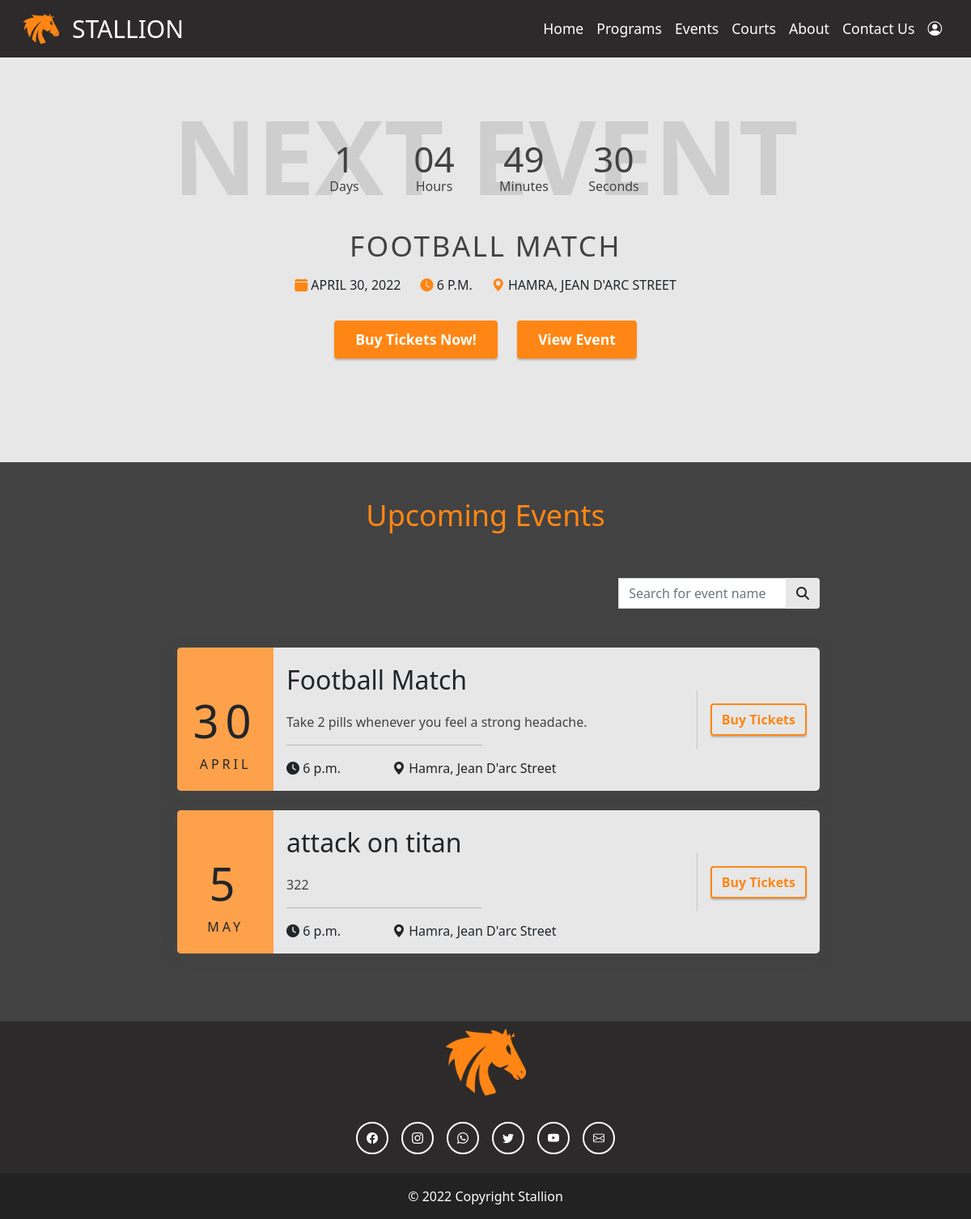
Screenshot of /events/ with the database file from the repository.
### stallion_website/models.py (models this page shows)
class Event(models.Model):
    class Meta:
        unique_together = ('datetime', 'location')
    name = models.CharField(max_length=200)
    datetime = models.DateTimeField()
    location = models.CharField(max_length=200)
    description = models.CharField(max_length=300)
    def __str__(self):
        return self.name
    @property
    def month_name(self):
        return calendar.month_name[self.datetime.month]
    @property
    def day_number(self):
        return self.datetime.date().day

### stallion_website/views.py (the view, shortened to what this page needs)
# urls.py: path('events/', views.events, name="events"),
def events(request):
    today = datetime.today()
    print("ALL EVENTS", Event.objects.all())
    events = Event.objects.filter(datetime__gt = today).order_by('datetime')
    next_event = None
    if len(events) != 0:
        next_event = events[0]
    if request.method == 'GET':
        context = {
            "events": events,
            "next_event": next_event
        }
        print(events)
        return render(request, 'stallion_website/events.html', context=context)

### stallion_website/templates/stallion_website/events.html (shortened to what this page needs)
{% load static %}
<!DOCTYPE html>
<html>
  <head>
    <link
      href="https://cdn.jsdelivr.net/npm/bootstrap@5.1.3/dist/css/bootstrap.min.css"
      rel="stylesheet"
    />
    <link
      rel="stylesheet"
      href="https://cdn.jsdelivr.net/npm/bootstrap-icons@1.5.0/font/bootstrap-icons.css"
    />
    <link
      rel="stylesheet"
      type="text/css"
      href="{% static '/css/events.css' %}"
    />
    <link
      rel="stylesheet"
      type="text/css"
      href="{% static '/css/next-event.css' %}"
    />
  </head>
  <body>
    {% include 'stallion_website/navbar.html' %}
    {% if next_event is not None %}
    <section id="nextEvent" class="container-fluid">
      <div class="row justify-content-center">
        <h1>Next Event</h1>
        <div class="d-flex justify-content-center py-4">
          <div class="counter-box">
            <div id="counter-days"></div>
            <div>Days</div>
          </div>
          <div class="counter-box">
            <div id="counter-hours"></div>
            <div>Hours</div>
          </div>
          <div class="counter-box">
            <div id="counter-minutes"></div>
            <div>Minutes</div>
          </div>
          <div class="counter-box">
            <div id="counter-seconds"></div>
            <div>Seconds</div>
          </div>
        </div>
        <h3 class="">{{next_event.name}}</h3>
        <div class="d-flex justify-content-center py-2 event-info">
          <div style="margin-right: 1.5rem">
            <i class="bi bi-calendar-fill"></i>
            <span>{{next_event.datetime.date}}</span>
          </div>
          <div style="margin-right: 1.5rem">
            <i class="bi bi-clock-fill"></i>
            <span>{{next_event.datetime.time}}</span>
          </div>
          <div>
            <i class="bi bi-geo-alt-fill"></i>
            <span>{{next_event.location}}</span>
          </div>
        </div>
        <div class="d-flex justify-content-center py-4">
          <a
            href="{% url 'buytickets' next_event.id %}"
            type="button"
            class="btn btn-primary primary-btn-stallion"
            width="175px"
            style="margin-right: 1.5rem"
          >
            Buy Tickets Now!
          </a>
          <a
            href="#{{next_event.id}}"
            type="button"
            class="btn btn-primary primary-btn-stallion"
            width="175px"
          >
            View Event
          </a>
        </div>
      </div>
    </section>
    {% endif %}
    <section id="event-list" class="container-fluid">
        <div class="row h-100" style="padding: 2.75rem 6.25rem;">
            <h1 class="text-center">Upcoming Events</h1>
            <div class="event-list-wrapper mx-auto">
              <form class="input-group mb-5 mt-4 ms-auto"
                action="{% url 'events' %}"
                method="POST">
                <input type="text" class="form-control" placeholder="Search for event name" name="filter">
                <button class="btn search-btn" type="button" id="button-addon2">
                  <i class="fa-solid fa-magnifying-glass"></i>
                </button>
              </form>
              {% if next_event is not None %}
              <ul class="event-list">
                {% for event in events %}
                  <li id="{{event.id}}" class="d-flex event-card">
                    <div class="event-card-date">
                      <div class="day">{{event.day_number}}</div>
                      <div class="month">{{event.month_name}}</div>
                    </div>
                    <div class="event-card-desc">
                      <div class="title">{{event.name}}</div>
                      <p class="">{{event.description}}</p>
                        <hr width="50%">
                      <div class="event-card-time-loc d-flex mt-auto">
                        <div>
                          <span>
                            <i class="fa-solid fa-clock"></i>
                            {{event.datetime.time}}
                          </span>
                        </div>
                        <div>
                          <span>
                            <i class="bi bi-geo-alt-fill"></i>
                            {{event.location}}
                          </span>
                        </div>
                      </div>
                    </div>
                    <div class="ms-auto mt-auto mb-auto d-flex align-items-center" style="border-left: 1px solid #7c7c7c54; height:70%;">
                      <a
                      href="{% url 'buytickets' event.id %}"
                      type="button"
                      class=" btn  secondary-btn-stallion-sm">
                      Buy Tickets</a>
                    </div>
                  </li>
                {% endfor %}
              </ul>
              {% else %}
              <p class="p-5 text-light text-lg-center text-opacity-50" style="font-size: 1.5rem; font-style: italic;">No upcoming events</p>
              {% endif %}
            </div>
        </div>
    </section>
    {% include 'stallion_website/footer.html' %}
  </body>
</html>

### static/css/events.css (style rules this page uses)
* { margin: 0; padding: 0; }
html, body { background: var(--darkgrey); }
h1 { font-size: 2.25rem; color: var(--darkorange); width: fit-content; margin-bottom: 2rem; }
#event-list .event-list-wrapper { width: 85%; }
#event-list .input-group { margin-left: 0; width: 30%; }
.event-list { margin-top: 2rem; }
.event-card { border-radius: 5px; background-color: var(--white); box-shadow: 0 3px 15px #4a4a4a79; height:fit-content; margin: 1.5rem 0 ; }
.event-card > div { padding: 1rem; }
.event-card-date { border-top-left-radius: 5px; border-bottom-left-radius: 5px ; text-align: center; font-weight: 500; width: 15%; background-color: #fda14b; letter-spacing: 0.25rem; text-transform: uppercase; }
.event-card-date .day { margin-top: 2rem; font-size: 3.5rem; letter-spacing: 0.5rem; }
.event-card-desc { width: 65%; }
.event-card-desc .title { font-size: 2rem; font-weight: 500; margin-bottom: 1rem; }
.event-card-desc p { color: var(--darkgrey); }
.event-card-time-loc > div { margin-right: 4rem; }

### static/css/next-event.css (style rules this page uses)
#nextEvent { height: 500px; background-color: var(--white); padding: 2.75rem 6.25rem ; }
#nextEvent h1 { position: absolute; font-size: 128px; text-transform: uppercase; color: #9696964d; font-weight: 800; text-align: center; border: none; z-index: 1; }
#nextEvent h3 { width: 60%; color: var(--darkgrey); text-transform: uppercase; letter-spacing: 0.15rem; font-size: 2.2rem; text-align: center; }
.event-info { text-transform: uppercase; }
.event-info i { color: var(--darkorange); }
.event-info > *:not(:last-child) { margin-right: 1.5rem; }
.counter-box { z-index: 2; margin-right: 1rem; margin-top: 1.5rem; width: 95px; height: 95px; color: var(--darkgrey); text-align: center; font-weight: 500 ; }
#counter-days, #counter-hours, #counter-minutes, #counter-seconds { height: 55px; font-size: 2.75rem; margin:0; padding: 0; }

### static/css/variables.css (style rules this page uses)
:root { --darkorange: #ff8614; --orange: #fda14b; --darkslategray: #2c2a2a; --darkgrey: #424242; --white: #e7e7e7; }
.search-btn { background-color: var(--white); }
.primary-btn-stallion { font-weight: 600; font-size: 1.1rem; padding: 0.5rem 1.5rem ; background-color: var(--darkorange); border:2px solid var(--darkorange); box-shadow: 0 2px 2px #00000036 }
.secondary-btn-stallion-sm { font-weight: 600; background-color: transparent; color: var(--darkorange); border:2px solid var(--darkorange); box-shadow: 0 2px 2px #00000036 }

### rows the page displays
Event: name "FOOTBALL MATCH", datetime "APRIL 30, 2022", datetime.time "6 P.M.", location "HAMRA, JEAN D'ARC STREET", day_number "30", month_name "APRIL", name "Football Match", description "Take 2 pills whenever you feel a strong headache.", datetime.time "6 p.m.", location "Hamra, Jean D'arc Street"
Event: day_number "5", month_name "MAY", name "attack on titan", description "322", datetime.time "6 p.m.", location "Hamra, Jean D'arc Street"
